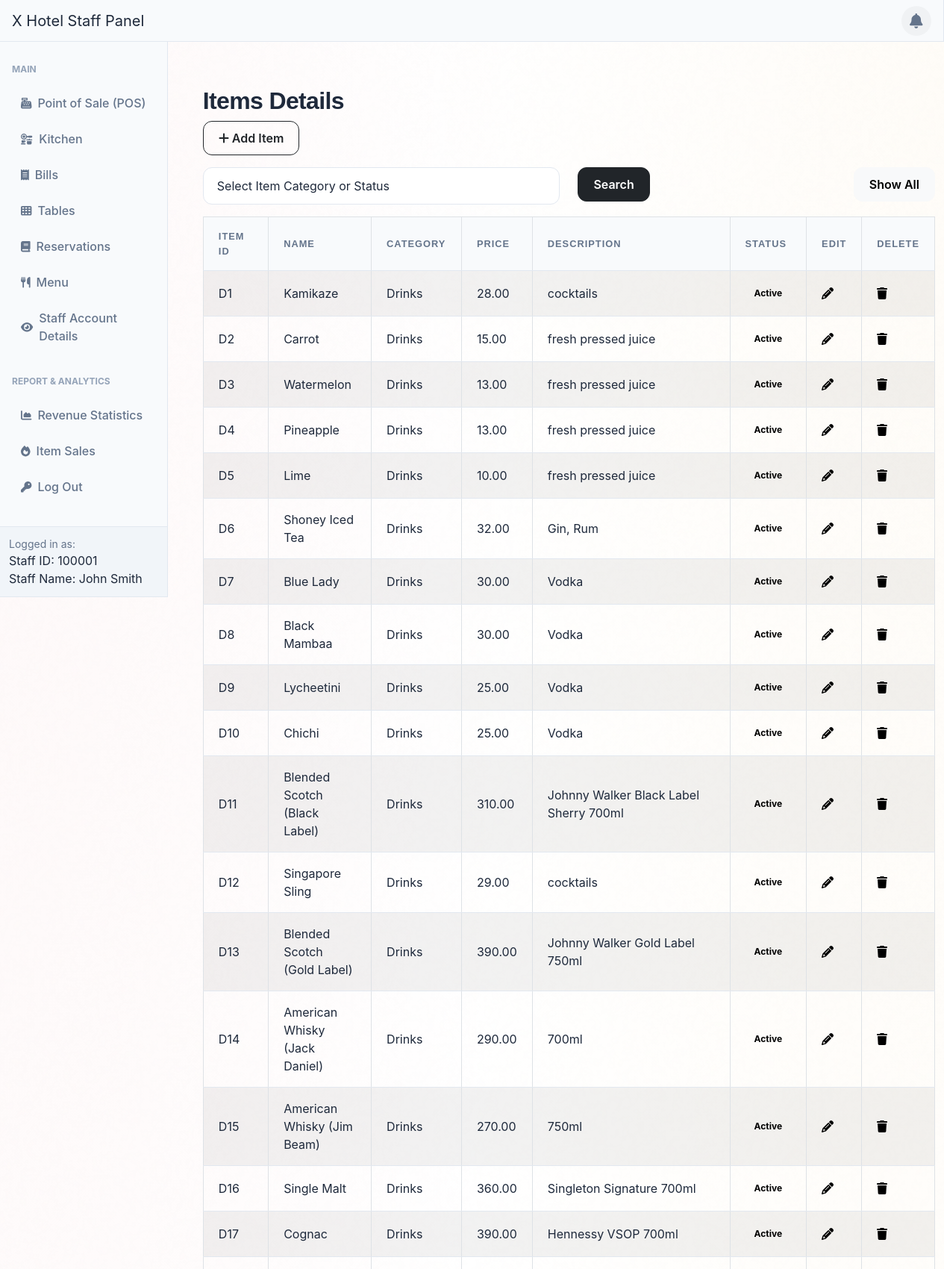
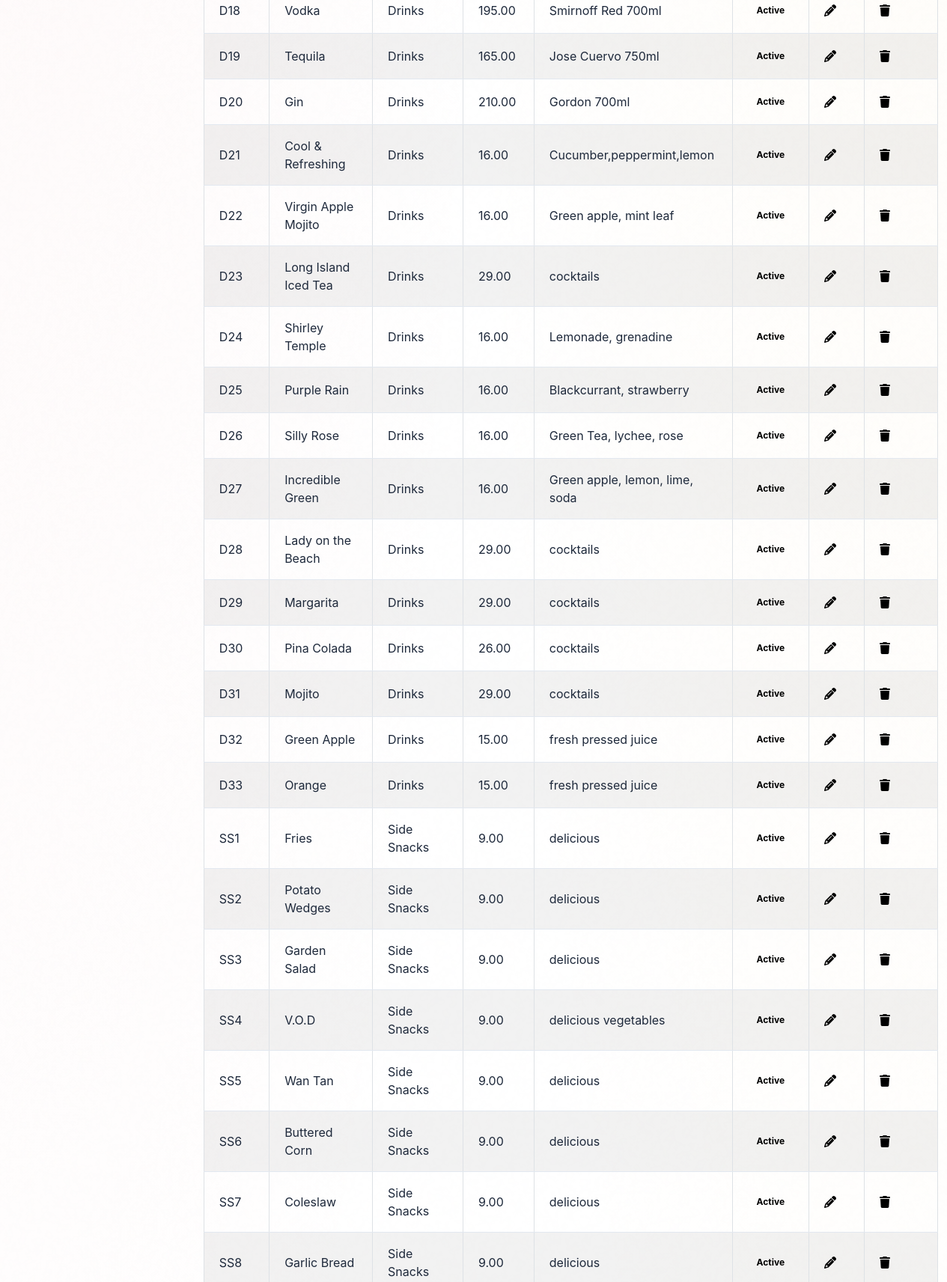
Page /adminSide/panel/menu-panel.php (signed in, upper part) on the committed database (2 pictures, top to bottom).
### tables this page shows
CREATE TABLE `menu` (
  `item_id` varchar(6) NOT NULL,
  `item_name` varchar(255) DEFAULT NULL,
  `item_category` varchar(255) DEFAULT NULL,
  `item_price` decimal(10,2) DEFAULT NULL,
  `item_description` varchar(255) DEFAULT NULL,
  `status` varchar(10) NOT NULL DEFAULT 'Active',
  PRIMARY KEY (`item_id`)
);

### adminSide/panel/menu-panel.php (the view, shortened to what this page needs)
<?php include '../inc/dashHeader.php'; ?>
<div class="wrapper">
    <div class="container-fluid pt-5 pl-600">
        <div class="row">
            <div class="m-50">
                <div class="mt-5 mb-3">
                    <h2 class="pull-left">Items Details</h2>
                    <a href="../menuCrud/createItemVerify.php" class="btn btn-outline-dark"><i class="fa fa-plus"></i> Add Item</a>
                </div>
                <div class="mb-3">
                    <form method="POST" action="#">
                        <div class="row">
                            <div class="col-md-6">
                                <select name="search" id="search" class="form-control">
                                    <option value="">Select Item Category or Status</option>
                                </select>
                            </div>
                            <div class="col-md-3">
                                <button type="submit" class="btn btn-dark">Search</button>
                            </div>
                            <div class="col" style="text-align: right;" >
                                <a href="menu-panel.php" class="btn btn-light">Show All</a>
                            </div>
                        </div>
                    </form>
                </div>
                <?php
                require_once "../config.php";
                if (isset($_POST['search'])) {
                    if (!empty($_POST['search'])) {
                        $search = $_POST['search'];
                        $sql = "SELECT * FROM Menu WHERE item_category LIKE '%$search%' OR item_name LIKE '%$search%' OR item_id LIKE '%$search%' OR status LIKE '%$search%' ORDER BY CASE WHEN item_category = 'Drinks' THEN 1 WHEN item_category = 'Side Snacks' THEN 2 WHEN item_category = 'Main Dish' THEN 3 ELSE 4 END ASC, LENGTH(item_id) ASC, item_id ASC;";
                    } else {
                        $sql = "SELECT * FROM Menu ORDER BY CASE WHEN item_category = 'Drinks' THEN 1 WHEN item_category = 'Side Snacks' THEN 2 WHEN item_category = 'Main Dish' THEN 3 ELSE 4 END ASC, LENGTH(item_id) ASC, item_id ASC;";
                    }
                } else {
                    $sql = "SELECT * FROM Menu ORDER BY CASE WHEN item_category = 'Drinks' THEN 1 WHEN item_category = 'Side Snacks' THEN 2 WHEN item_category = 'Main Dish' THEN 3 ELSE 4 END ASC, LENGTH(item_id) ASC, item_id ASC;";
                }
                if ($result = mysqli_query($link, $sql)) {
                    if (mysqli_num_rows($result) > 0) {
                        echo '<table class="table table-bordered table-striped">';
                        echo "<thead>";
                        echo "<tr>";
                        echo "<th>Item ID</th>";
                        echo "<th>Name</th>";
                        echo "<th>Category</th>";
                        echo "<th>Price</th>";
                        echo "<th>Description</th>";
                        echo "<th>Status</th>";
                        echo "<th>Edit</th>";
                        echo "<th>Delete</th>";
                        echo "</tr>";
                        echo "</thead>";
                        echo "<tbody>";
                        while ($row = mysqli_fetch_array($result)) {
                            echo "<tr>";
                            echo "<td>" . $row['item_id'] . "</td>";
                            echo "<td>" . $row['item_name'] . "</td>";
                            echo "<td>" . $row['item_category'] . "</td>";
                            echo "<td>" . $row['item_price'] . "</td>";
                            echo "<td>" . $row['item_description'] . "</td>";
                            $status = $row['status'] ?? 'Active';
                            $badgeClass = ($status == 'Active') ? 'badge-success' : 'badge-danger';
                            echo "<td><a href='../menuCrud/toggleStatusVerify.php?id=" . $row['item_id'] . "&status=" . $status . "' class='badge " . $badgeClass . "' style='padding: 8px 12px; color: black; text-decoration: none;' onclick='return confirm(\"Are you sure you want to change the status of this item?\")'>" . $status . "</a></td>";
                            echo "<td>";
                            echo '<a href="../menuCrud/updateItemVerify.php?id='. $row['item_id'] .'" title="Modify Record" data-toggle="tooltip"'
                                    . 'onclick="return confirm(\'Admin permission Required!\n\nAre you sure you want to Edit this Item?\')">'
                                     . '<i class="fa fa-pencil" aria-hidden="true"></i></a>';
                            echo "</td>";
                            echo "<td>";
                            echo '<a href="../menuCrud/deleteMenuVerify.php?id='. $row['item_id'] .'" title="Delete Record" data-toggle="tooltip" '
                                    . 'onclick="return confirm(\'Admin permission Required!\n\nAre you sure you want to delete this Item?\n\nThis will alter other modules related to this Item!\n\nYou see unwanted changes in bills.\')"><span class="fa fa-trash text-black"></span></a>';
                            echo "</td>";
                            echo "</tr>";
                        }
                        echo "</tbody>";
                        echo "</table>";
                    } else {
                        echo '<div class="alert alert-danger"><em>No records were found.</em></div>';
                    }
                } else {
                    echo "Oops! Something went wrong. Please try again later.";
                }
                ?>
            </div>
        </div>
    </div>
</div>
<?php include '../inc/dashFooter.php'; ?>

### adminSide/panel/menu-panel.php (style rules this page uses)
.wrapper { width: 1300px; padding-left: 200px; padding-top: 20px }

### rows in the picture
menu: item_id "D1", item_name "Kamikaze", item_category "Drinks", item_price "28.00", item_description "cocktails", status "Active"
menu: item_id "D2", item_name "Carrot", item_category "Drinks", item_price "15.00", item_description "fresh pressed juice", status "Active"
menu: item_id "D3", item_name "Watermelon", item_category "Drinks", item_price "13.00", item_description "fresh pressed juice", status "Active"
menu: item_id "D4", item_name "Pineapple", item_category "Drinks", item_price "13.00", item_description "fresh pressed juice", status "Active"
menu: item_id "D5", item_name "Lime", item_category "Drinks", item_price "10.00", item_description "fresh pressed juice", status "Active"
menu: item_id "D6", item_name "Shoney Iced Tea", item_category "Drinks", item_price "32.00", item_description "Gin, Rum", status "Active"
menu: item_id "D7", item_name "Blue Lady", item_category "Drinks", item_price "30.00", item_description "Vodka", status "Active"
menu: item_id "D8", item_name "Black Mambaa", item_category "Drinks", item_price "30.00", item_description "Vodka", status "Active"
menu: item_id "D9", item_name "Lycheetini", item_category "Drinks", item_price "25.00", item_description "Vodka", status "Active"
menu: item_id "D10", item_name "Chichi", item_category "Drinks", item_price "25.00", item_description "Vodka", status "Active"
menu: item_id "D11", item_name "Blended Scotch (Black Label)", item_category "Drinks", item_price "310.00", item_description "Johnny Walker Black Label Sherry 700ml", status "Active"
menu: item_id "D12", item_name "Singapore Sling", item_category "Drinks", item_price "29.00", item_description "cocktails", status "Active"
menu: item_id "D13", item_name "Blended Scotch (Gold Label)", item_category "Drinks", item_price "390.00", item_description "Johnny Walker Gold Label 750ml", status "Active"
menu: item_id "D14", item_name "American Whisky (Jack Daniel)", item_category "Drinks", item_price "290.00", item_description "700ml", status "Active"
menu: item_id "D15", item_name "American Whisky (Jim Beam)", item_category "Drinks", item_price "270.00", item_description "750ml", status "Active"
menu: item_id "D16", item_name "Single Malt", item_category "Drinks", item_price "360.00", item_description "Singleton Signature 700ml", status "Active"
menu: item_id "D17", item_name "Cognac", item_category "Drinks", item_price "390.00", item_description "Hennessy VSOP 700ml", status "Active"
menu: item_id "D18", item_name "Vodka", item_category "Drinks", item_price "195.00", item_description "Smirnoff Red 700ml", status "Active"
menu: item_id "D19", item_name "Tequila", item_category "Drinks", item_price "165.00", item_description "Jose Cuervo 750ml", status "Active"
menu: item_id "D20", item_name "Gin", item_category "Drinks", item_price "210.00", item_description "Gordon 700ml", status "Active"
menu: item_id "D21", item_name "Cool & Refreshing", item_category "Drinks", item_price "16.00", item_description "Cucumber,peppermint,lemon", status "Active"
menu: item_id "D22", item_name "Virgin Apple Mojito", item_category "Drinks", item_price "16.00", item_description "Green apple, mint leaf", status "Active"
menu: item_id "D23", item_name "Long Island Iced Tea", item_category "Drinks", item_price "29.00", item_description "cocktails", status "Active"
menu: item_id "D24", item_name "Shirley Temple", item_category "Drinks", item_price "16.00", item_description "Lemonade, grenadine", status "Active"
menu: item_id "D25", item_name "Purple Rain", item_category "Drinks", item_price "16.00", item_description "Blackcurrant, strawberry", status "Active"
menu: item_id "D26", item_name "Silly Rose", item_category "Drinks", item_price "16.00", item_description "Green Tea, lychee, rose", status "Active"
menu: item_id "D27", item_name "Incredible Green", item_category "Drinks", item_price "16.00", item_description "Green apple, lemon, lime, soda", status "Active"
menu: item_id "D28", item_name "Lady on the Beach", item_category "Drinks", item_price "29.00", item_description "cocktails", status "Active"
menu: item_id "D29", item_name "Margarita", item_category "Drinks", item_price "29.00", item_description "cocktails", status "Active"
menu: item_id "D30", item_name "Pina Colada", item_category "Drinks", item_price "26.00", item_description "cocktails", status "Active"
menu: item_id "D31", item_name "Mojito", item_category "Drinks", item_price "29.00", item_description "cocktails", status "Active"
menu: item_id "D32", item_name "Green Apple", item_category "Drinks", item_price "15.00", item_description "fresh pressed juice", status "Active"
menu: item_id "D33", item_name "Orange", item_category "Drinks", item_price "15.00", item_description "fresh pressed juice", status "Active"
menu: item_id "SS1", item_name "Fries", item_category "Side Snacks", item_price "9.00", item_description "delicious", status "Active"
menu: item_id "SS2", item_name "Potato Wedges", item_category "Side Snacks", item_price "9.00", item_description "delicious", status "Active"
menu: item_id "SS3", item_name "Garden Salad", item_category "Side Snacks", item_price "9.00", item_description "delicious", status "Active"
menu: item_id "SS4", item_name "V.O.D", item_category "Side Snacks", item_price "9.00", item_description "delicious vegetables", status "Active"
menu: item_id "SS5", item_name "Wan Tan", item_category "Side Snacks", item_price "9.00", item_description "delicious", status "Active"
menu: item_id "SS6", item_name "Buttered Corn", item_category "Side Snacks", item_price "9.00", item_description "delicious", status "Active"
menu: item_id "SS7", item_name "Coleslaw", item_category "Side Snacks", item_price "9.00", item_description "delicious", status "Active"
menu: item_id "SS8", item_name "Garlic Bread", item_category "Side Snacks", item_price "9.00", item_description "delicious", status "Active"

### other values in the picture
$_SESSION['logged_account_id'] "100001"
$_SESSION['logged_staff_name'] "John Smith"
